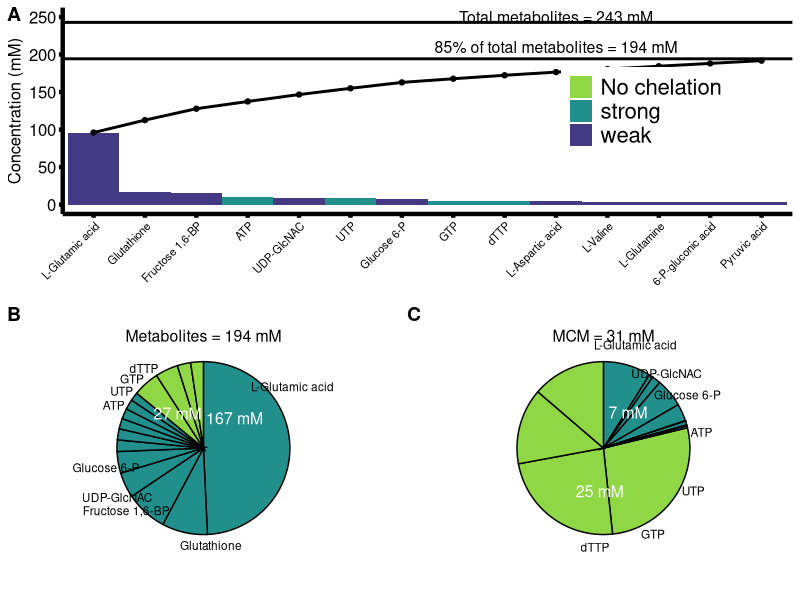

R code for this plot:
setwd("~/Jacob/Research/Manuscripts/JACS_communication/Figure_1")

####Load dependent packages####

library(tidyverse)
library(cowplot)
library(viridis)

####Load in data####

#list.files("Read_me_figure")

E.coli <- read.csv("E.coli_metabolites.csv")

####Make E.coli figures####

#head(df)

#colnames(df)

#Calculate the Sum of the metabolites

a <- E.coli$Concentration[1]

for (i in 2:length(E.coli$Concentration)){
  a <- c(a, a[i-1] + E.coli$Concentration[i])
}

E.coli$Metabolites.sum <- a

E.coli$Metabolites.sum

#colnames(E.coli)

#plot(E.coli$Concentration, E.coli$MCM)
#abline(a = 0, b = 1)


####Identify Mg binding strength####

#range(E.coli$Kd.app, na.rm = TRUE)

a <- c()

for (i in 1:length(E.coli$Kd)){
  print(i)
  if (is.na(E.coli$Kd[i])){a[i] <- "No chelation"}
  if (is.na(E.coli$Kd[i]) == FALSE){
    if (E.coli$Kd[i] >= 2){a[i] <- "weak"}
    if (E.coli$Kd[i] < 2){a[i] <- "strong"}
  }
}

E.coli$Mg.binding.strength <- a

####Figure A####

#colnames(E.coli)

Figure_A <- ggplot(data = E.coli) +
  geom_bar(mapping = aes(x = Metabolites, y = Concentration, fill = Mg.binding.strength),
           stat = "identity", width = 1) +
  scale_fill_manual(values = viridis(n =  7, direction = -1)[c(2,4,6)]) +
  geom_point(aes(x= Metabolites, y= Metabolites.sum), stat="identity", color = "black")+
  geom_line(aes(x= Metabolites, y= Metabolites.sum, group = 1),
            stat="identity", color = "black", size = 1)+
  geom_hline(yintercept = sum(E.coli$Concentration, na.rm = TRUE), color =  "black", size = 1) +
  annotate("text", x = 10, y = 250, label = paste("Total metabolites = ", round(sum(E.coli$Concentration, na.rm = TRUE))," mM", sep =""), size = 4, color = "Black") +
  geom_hline(yintercept = 0.8*sum(E.coli$Concentration, na.rm = TRUE), color =  "black", size = 1) +
  annotate("text", x = 10, y = 210, label = paste("85% of total metabolites = ", round(0.8*sum(E.coli$Concentration, na.rm = TRUE))," mM", sep =""), size = 4, color = "Black") +
  xlim(E.coli$Metabolites[1:length(which(E.coli$Metabolites.sum <= 0.8*sum(E.coli$Concentration)))]) +
  ylim(0,250) +
  ylab("Concentration (mM)")+
  theme_classic()+
  theme(axis.line = element_line(colour = 'black', size = 1.5),
        axis.ticks = element_line(colour = "black", size = 1.5),
        axis.text.x = element_text(color = "Black", size = 8,
                                   angle = 45, hjust = 1, vjust = 1),
        legend.position = c(0.8, 0.5),
        axis.text.y = element_text(color = "Black", size = 12),
        axis.title.x = element_blank(),
        legend.title = element_blank(),
        axis.title.y = element_text(color = "Black", size = 12),
        legend.text = element_text(color = "Black", size = 16))

#ggsave("Test.png", Figure_C)

####Write the top 14 80% of metabolites####

E.coli.3 = E.coli %>% filter(Metabolites.sum <= 0.8*sum(E.coli$Concentration))

colnames(E.coli.3)

write.csv(E.coli.3 %>% select(Metabolites, Concentration, Kd, Metabolites.sum, Mg.binding.strength),
          "Top_14_E.coli_metabolites.csv", row.names = FALSE)

####Add in ITC Kds at 37 C and read back in for circle plots####

E.coli.3 = read.csv("Top_14_E.coli_metabolites_edited.csv")


####Make Figure B####

#colnames(E.coli)

E.coli.1 = E.coli.3 %>% filter(Kd < 2)
E.coli.2 = E.coli.3 %>% filter(Kd >= 2)
#View(E.coli.2)

Figure_B <- ggplot(E.coli.3, aes(x = "", y = Concentration, fill = Mg.binding.strength)) +
  geom_bar(width = 1, stat = "identity", color = "black") +
  coord_polar("y") +
  scale_fill_manual(values = viridis(n =  7, direction = -1)[c(2,4,6)]) +
  annotate("text", x = 1.75, y = 30, label = E.coli.2$Metabolites[1], size=3) +
  annotate("text", x = 1.63, y = 95, label = E.coli.2$Metabolites[2], size=3) +
  annotate("text", x = 1.65, y = 125, label = E.coli.2$Metabolites[3], size=3) +
  annotate("text", x = 1.65, y = 130, label = E.coli.2$Metabolites[4], size=3) +
  annotate("text", x = 1.65, y = 140, label = E.coli.2$Metabolites[5], size=3) +
  annotate("text", x = 1.65, y = 160, label = E.coli.1$Metabolites[1], size=3) +
  annotate("text", x = 1.65, y = 165, label = E.coli.1$Metabolites[2], size=3) +
  annotate("text", x = 1.65, y = 170, label = E.coli.1$Metabolites[3], size=3) +
  annotate("text", x = 1.65, y = 175, label = E.coli.1$Metabolites[4], size=3) +
  annotate("text", x = 1.65, y = 180, label = E.coli.1$Metabolites[5], size=3) +
  annotate("text", x = 1, y = 25, label = paste(round(sum(E.coli.2$Concentration)), "mM"), size=4, color = "white") +
  annotate("text", x = 1, y = 175, label = paste(round(sum(E.coli.1$Concentration)), "mM"), size=4, color = "white") +
  annotate("text", x = 1.8, y = 0, label = paste("Metabolites =", round(0.8*sum(E.coli$Concentration)), "mM"), size=4) +
  theme_minimal()+
  theme(axis.title.x = element_blank(),
        plot.title = element_text(color="Black", size = 16, hjust = 0.5),
        axis.title.y = element_blank(),
        panel.border = element_blank(),
        panel.grid = element_blank(),
        axis.ticks = element_blank(),
        legend.position = "none",
        axis.text.x=element_blank())

####Make Figure C####

E.coli.1$MCM = E.coli.1$Concentration*2/(E.coli.1$Kd + 2)
E.coli.2$MCM = E.coli.2$Concentration*2/(E.coli.2$Kd + 2)
E.coli.3$MCM = E.coli.3$Concentration*2/(E.coli.3$Kd + 2)

Figure_C <- ggplot(E.coli.3, aes(x = "", y = MCM, fill = Mg.binding.strength)) +
  geom_bar(width = 1, stat = "identity", color = "black") +
  coord_polar("y") +
  scale_fill_manual(values = viridis(n =  7, direction = -1)[c(2,4,6)]) +
  annotate("text", x = 1.75, y = 1.5, label = E.coli.2$Metabolites[1], size=3) +
  annotate("text", x = 1.63, y = 3.5, label = E.coli.2$Metabolites[4], size=3) +
  annotate("text", x = 1.65, y = 5, label = E.coli.2$Metabolites[5], size=3) +
  annotate("text", x = 1.65, y = 7, label = E.coli.1$Metabolites[1], size=3) +
  annotate("text", x = 1.65, y = 10, label = E.coli.1$Metabolites[2], size=3) +
  annotate("text", x = 1.65, y = 13, label = E.coli.1$Metabolites[3], size=3) +
  annotate("text", x = 1.65, y = 16, label = E.coli.1$Metabolites[4], size=3) +
  annotate("text", x = 1.65, y = 20, label = E.coli.1$Metabolites[5], size=3) +
  annotate("text", x = 1, y = 3, label = paste(round(sum(E.coli.2$MCM)), "mM"), size=4, color = "white") +
  annotate("text", x = 1, y = 16, label = paste(round(sum(E.coli.1$MCM)), "mM"), size=4, color = "white") +
  annotate("text", x = 1.8, y = 0, label = paste("MCM =", round(sum(E.coli.3$MCM)), "mM"), size=4) +
  theme_minimal()+
  theme(axis.title.x = element_blank(),
        plot.title = element_text(color="Black", size = 16, hjust = 0.5),
        axis.title.y = element_blank(),
        panel.border = element_blank(),
        panel.grid = element_blank(),
        axis.ticks = element_blank(),
        legend.position = "none",
        axis.text.x=element_blank())


####Print figures####

?plot_grid

Figure_B_C = plot_grid(plotlist = list(Figure_B, Figure_C), labels = c("B", "C"))

Final_figure = plot_grid(plotlist = list(Figure_A, Figure_B_C),
                         ncol = 1, labels = c("A"))

#list.files("Read_me_figure")

?ggsave
ggsave("Test.svg", Final_figure, width = 3.3, height = 3.3, units = "in", scale = 2)


?cowplot
